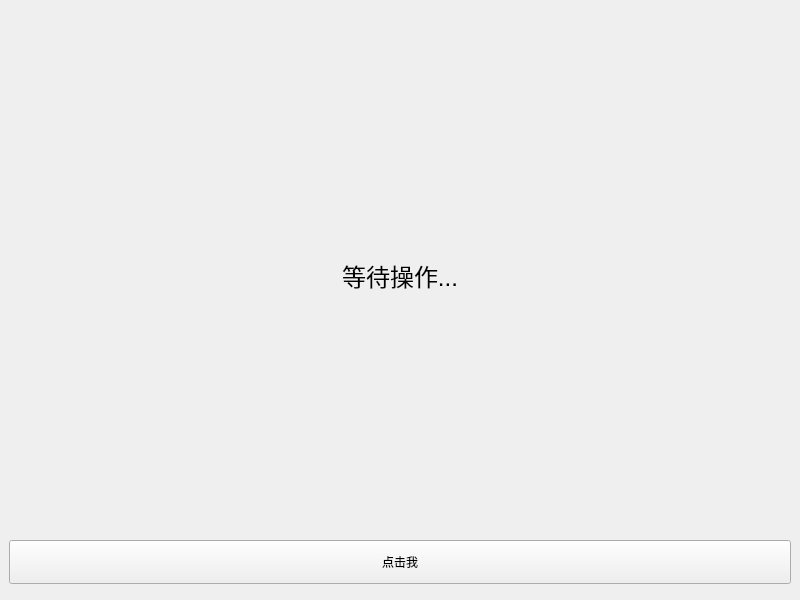
<?xml version="1.0" encoding="UTF-8"?>
<ui version="4.0">
 <class>MainWindow</class>
 <widget class="QMainWindow" name="MainWindow">
  <property name="geometry">
   <rect>
    <x>0</x>
    <y>0</y>
    <width>800</width>
    <height>600</height>
   </rect>
  </property>
  <property name="windowTitle">
   <string>sin - 报文分析工具</string>
  </property>
  <widget class="QWidget" name="centralWidget">
   <layout class="QVBoxLayout" name="verticalLayout">
    <item>
     <spacer name="verticalSpacerTop">
      <property name="orientation">
       <enum>Qt::Vertical</enum>
      </property>
     </spacer>
    </item>
    <item>
     <widget class="QLabel" name="label">
      <property name="text">
       <string>等待操作...</string>
      </property>
      <property name="alignment">
       <set>Qt::AlignCenter</set>
      </property>
      <property name="font">
       <font>
        <pointsize>18</pointsize>
       </font>
      </property>
     </widget>
    </item>
    <item>
     <widget class="QPushButton" name="pushButton">
      <property name="text">
       <string>点击我</string>
      </property>
      <property name="minimumSize">
       <size>
        <width>0</width>
        <height>44</height>
       </size>
      </property>
     </widget>
    </item>
    <item>
     <spacer name="verticalSpacerBottom">
      <property name="orientation">
       <enum>Qt::Vertical</enum>
      </property>
     </spacer>
    </item>
   </layout>
  </widget>
 </widget>
 <resources/>
 <connections/>
</ui>
